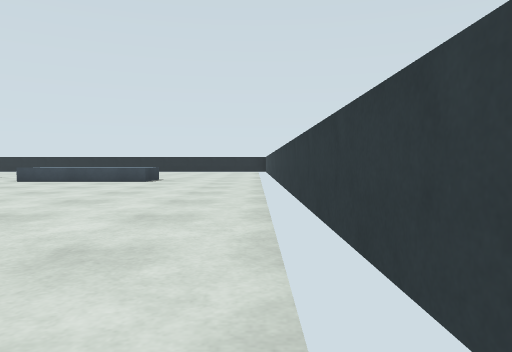
view 1 (above)

20 first-person views from a walk through a Gazebo world. The camera is 0.72 m above the floor, tilts 2° down and sees 70° across. The floor is counted in squares, 2 m on a side. Each view is taken from the middle of a square. On the plan, view 1 faces up. The plan holds only what a view shows up to about 9 squares ahead; the rest is blank.

view 2
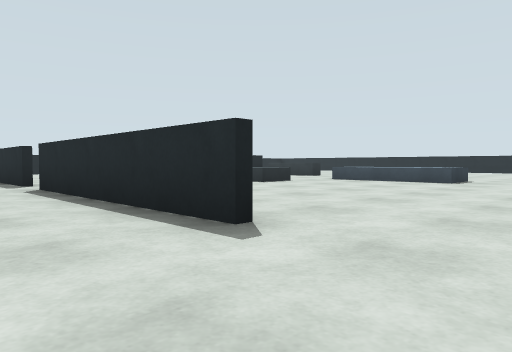

view 3
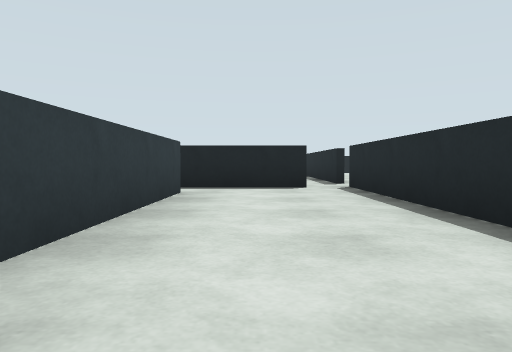

view 4
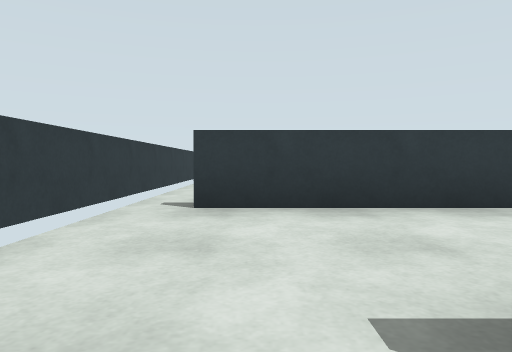

view 5
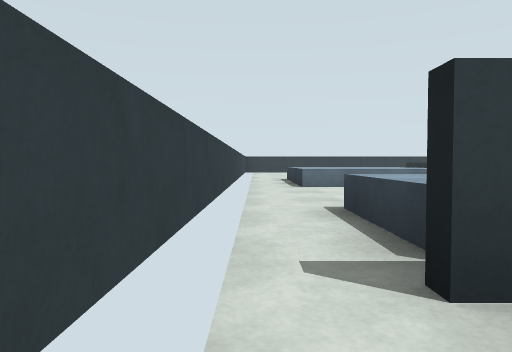

view 6
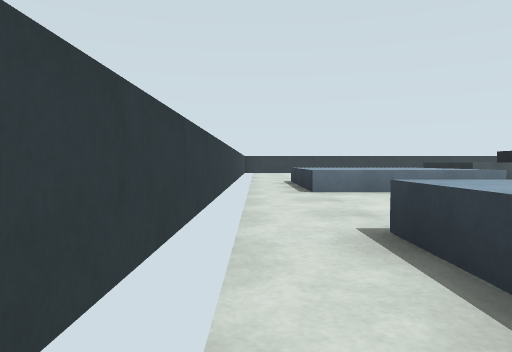

view 7
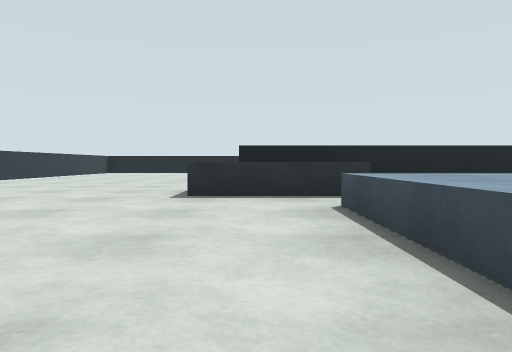

view 8
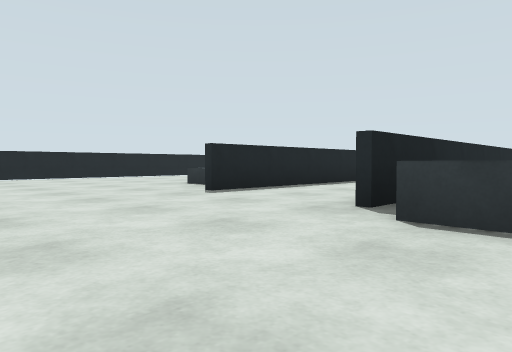

view 9
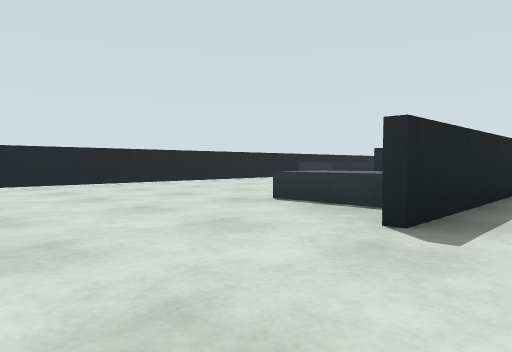

view 10
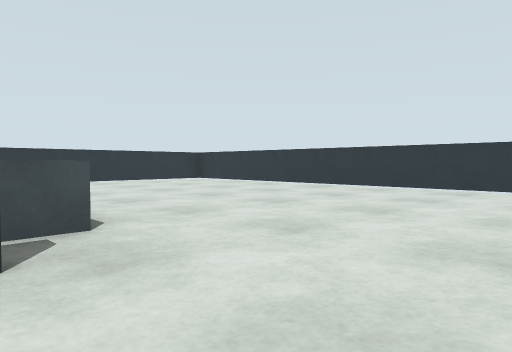

view 11
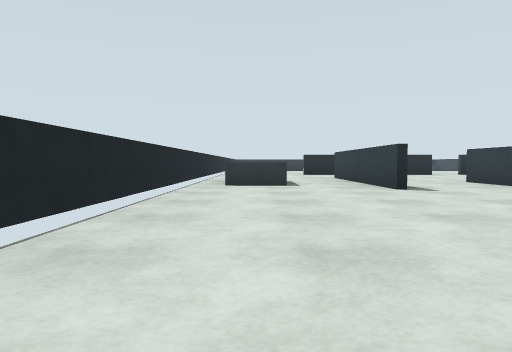

view 12
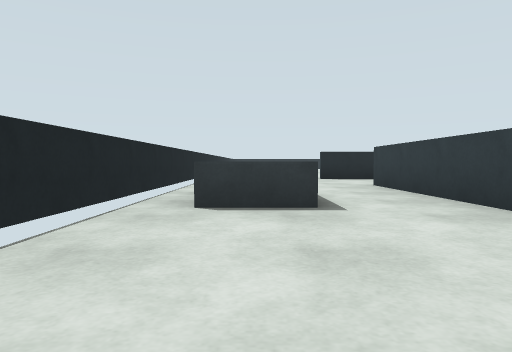

view 13
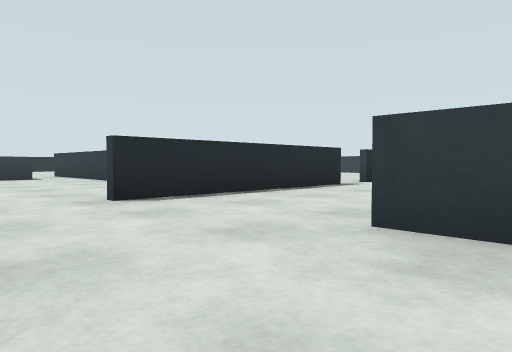

view 14
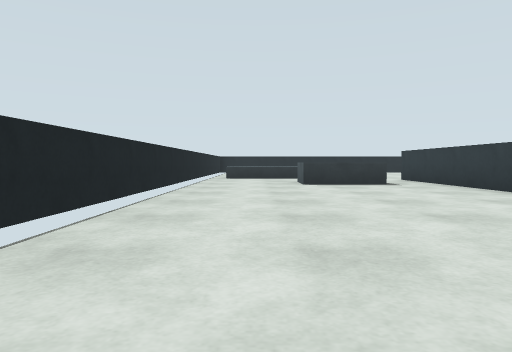

view 15
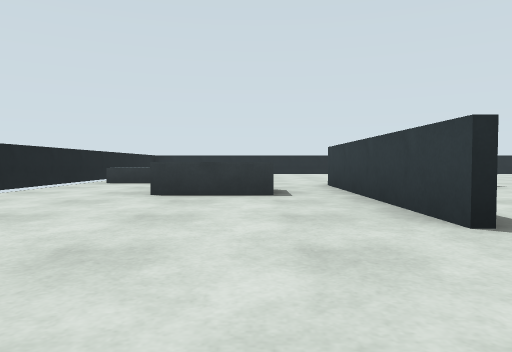

view 16
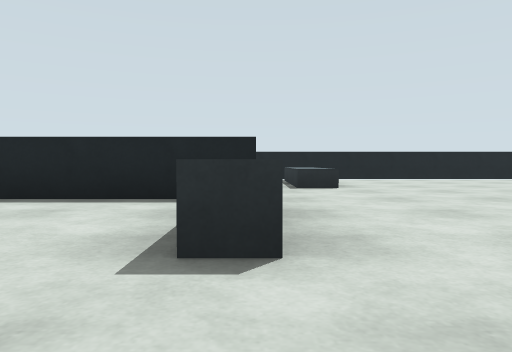

view 17
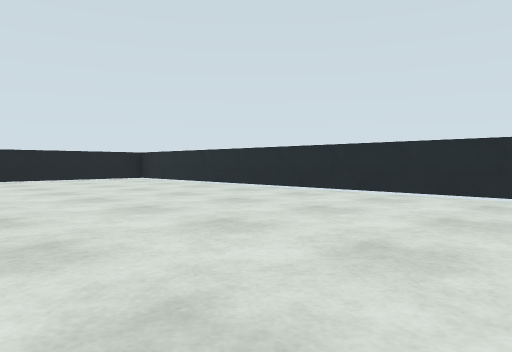

view 18
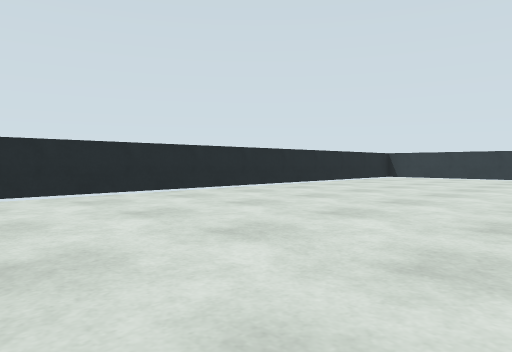

view 19
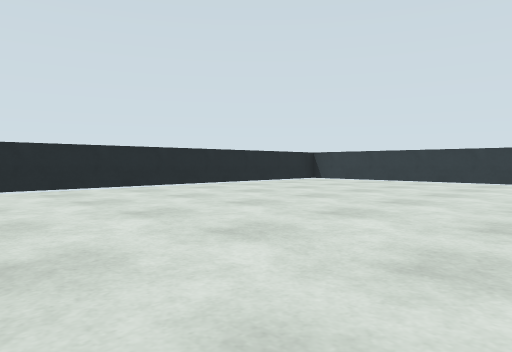

view 20
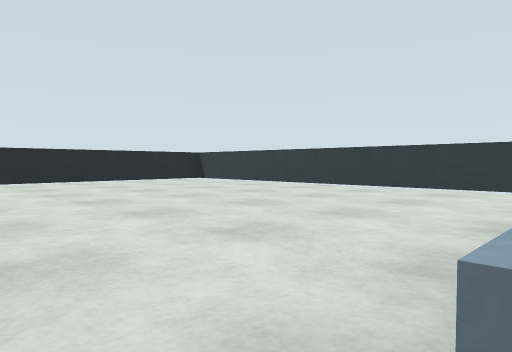

### Floor plan
Points are (right, up) in squares from view 1. A wall is a line through its corners. A room is listed if a view was taken in it or the views show most of it. See-through windows are left out.
Room 1 (views 1, 2, 3, 5, 6)
walls: (-1.5, 1.4) (-5.6, 1.4); (0.4, 0.5) (0.4, 1.5); (0.4, -1.5) (0.4, 0); (-4.5, -0.9) (-0.5, -0.9); (-5.4, 0.9) (-5.4, -1.1)
ways out: opening at (-0.5, 1) to room 2; opening at (0, -1) to room 2
Room 2 (views 4, 7, 8, 9, 10, 11, 12, 13, 14, 15, 16, 17, 18, 19, 20)
walls: (-6.4, 1.4) (-10.5, 1.4); (-8.8, 5) (-8.8, 9); (-5.4, -3.9) (-5.4, -7.6); (-8, -4.2) (-8, -3); (0.4, 1.5) (0.4, 5.4); (-7.8, -5.2) (-7.8, -9); (-10.1, -5) (-10.1, -1); (-13.4, 2) (-13.4, -10.4); (0.4, 5.8) (0.4, 6.2); (-8.7, 9) (-8.7, 6.4); (0.4, 8.8) (0.4, 15.4) (-13.4, 15.4) (-13.4, 3); (0.4, -7.4) (0.4, -1.5); (0.4, -8.6) (0.4, -7.9); (-6.1, -14.4) (0.4, -14.4) (0.4, -10.2); (-9, -14.4) (-7.6, -14.4)
ways out: opening at (-0.5, 1) to room 1; opening at (0, -1) to room 1
objects: grey box (-12, -4) to (-12, -3); counter (-12, 10) to (-11, 10); grey box (-11, 8) to (-10, 8); grey box (-9, -8); TV (-8, 9) to (-7, 9); grey box (-6, 5) to (-5, 6); wardrobe (-5, -9) to (-4, -8); blue box (-4, 7) to (-3, 8); blue box (-3, -8) to (-1, -6); blue box (-1, -3) to (-1, -2)

Positions as (right, up) in squares from view 1, and headings:
1: (0, 0), facing up
2: (0, 0), facing up-left
3: (0, 0), facing left
4: (-1, 2), facing down
5: (0, 0), facing down
6: (0, -1), facing down
7: (0, -9), facing left
8: (-4, -12), facing up-left
9: (-7, -11), facing up-left
10: (-7, -9), facing down-right
11: (-12, -10), facing up
12: (-12, -7), facing up
13: (-12, -2), facing up-right
14: (-12, 1), facing up
15: (-10, 3), facing up
16: (-5, 9), facing left
17: (-5, 11), facing up-left
18: (-9, 11), facing up-right
19: (-7, 10), facing up-right
20: (-5, 8), facing up-right
